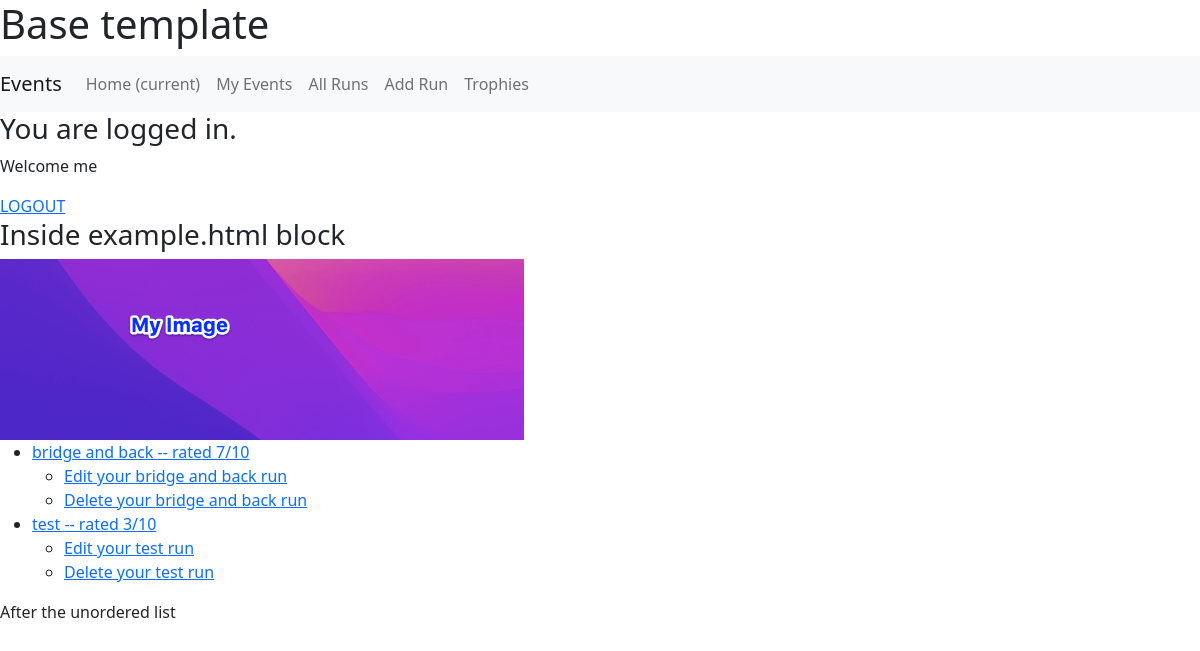
Page /runs_app/list_runs/ (signed in) on the committed database.
### runs_app/models.py (models this page shows, shortened)
class Run(models.Model):
    course = models.CharField(max_length=80)
    distance = models.FloatField(validators=[MinValueValidator(0), MaxValueValidator(500)])
    duration = models.IntegerField(validators=[MinValueValidator(1)])
    rating = models.IntegerField(validators=[MinValueValidator(0), MaxValueValidator(10)])
    review = models.TextField()
    runner = models.ForeignKey(User, on_delete=models.CASCADE)

### runs_app/views.py (the view)
# urls.py: path('list_runs/', RunListView.as_view(), name='list_runs'),
class RunListView(LoginRequiredMixin, ListView):
    model = Run
    template_name = 'runs_app/run_list.html'
    paginate_by = 7
    def get_queryset(self):
        return Run.objects.filter(runner=self.request.user).all()

### runs_app/templates/runs_app/run_list.html
{% extends 'base.html' %}
{% load static %}
{% block content %}
<h3>Inside example.html block</h3>
<img src="{% static 'runs_app/image.png' %}" alt='Placeholder image'>
<ul>
    {% for run in run_list %}
    <li><a href="/runs_app/run_detail/{{run.id}}">{{run.course}} -- rated {{run.rating}}/10</a></li>
    <ul>
        <li>
            <a href="/runs_app/update_run/{{run.id}}">Edit your {{run.course}} run</a>
        </li>
        <li>
            <a href="/runs_app/delete_run/{{run.id}}">Delete your {{run.course}} run</a>
        </li>
    </ul>
    {% endfor %}
</ul>
After the unordered list
{% endblock content %}

### templates/base.html (shortened to what this page needs)
<html lang="en">
<head>
    <link href="https://cdn.jsdelivr.net/npm/bootstrap@5.2.1/dist/css/bootstrap.min.css" rel="stylesheet">
</head>
<body>
    <h1>Base template</h1>
    <nav class="navbar navbar-expand-lg navbar-light bg-light">
        <a class="navbar-brand" href="{% url 'events_app:list_events' %}">Events</a>
        <div class="collapse navbar-collapse" id="navbarTogglerDemo02">
          <ul class="navbar-nav mr-auto mt-2 mt-lg-0">
            <li class="nav-item active">
              <a class="nav-link" href="#">Home <span class="sr-only">(current)</span></a>
            </li>
            <li class="nav-item">
              <a class="nav-link" href="#">My Events</a>
            </li>
            <li class="nav-item">
                <a class="nav-link" href="{% url 'runs_app:list_runs' %}">All Runs</a>
            </li>
            <li class="nav-item">
                <a class="nav-link" href="{% url 'runs_app:create_run' %}">Add Run</a>
            </li>
            <li class="nav-item">
              <a class="nav-link" href="#">Trophies</a>
            </li>
          </ul>
        </div>
    </nav>
          {% if user.is_authenticated %}
            <h3>You are logged in.</h3>
            <p>Welcome {{user.get_username}}</p>
            <a href="{% url 'logout' %}?next={{request.path}}">LOGOUT</a>
          {% else %}
            <p>You are not logged in.</p>
            <a href="{% url 'login' %}?next={{request.path}}">LOGIN</a>
          {% endif %}
          {% block content %}
          {% endblock content %}
</body>
</html>

### rows in the picture
Run: course "bridge and back", rating "7"
Run: course "test", rating "3"

### other values in the picture
{{ user.get_username }} "me"
